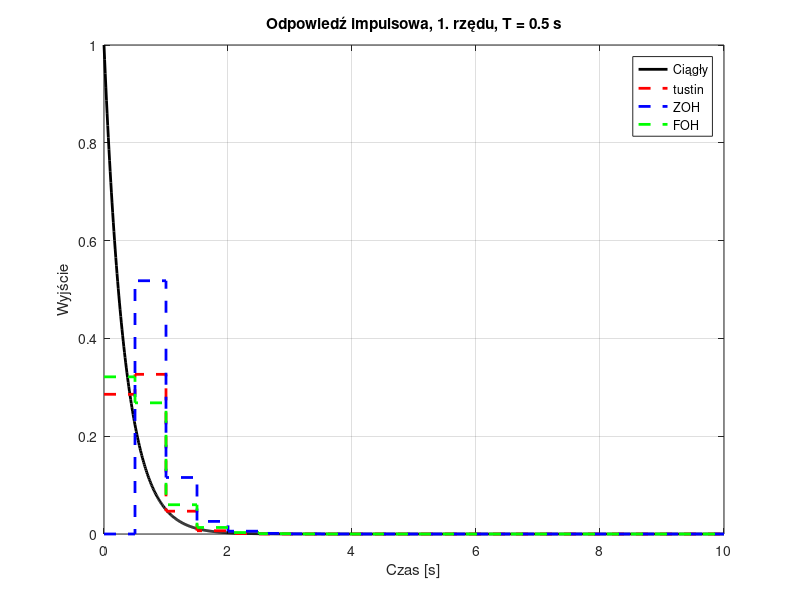
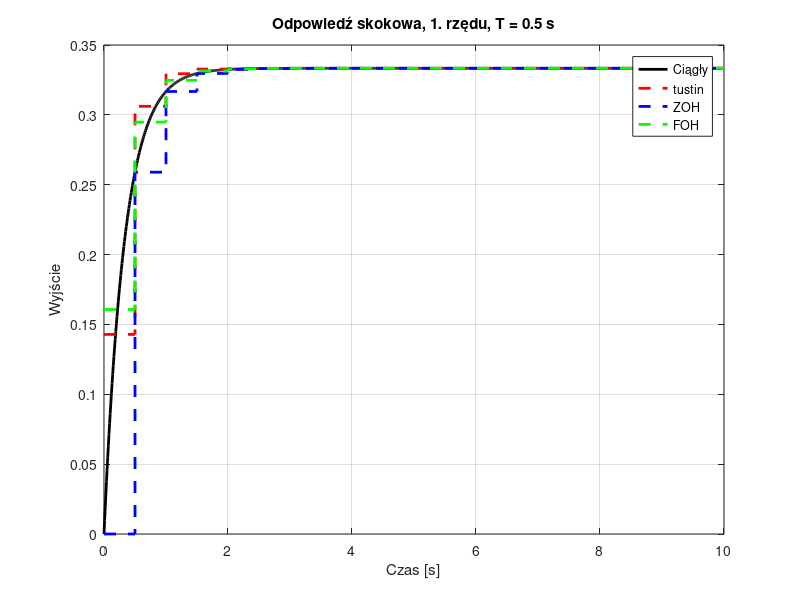
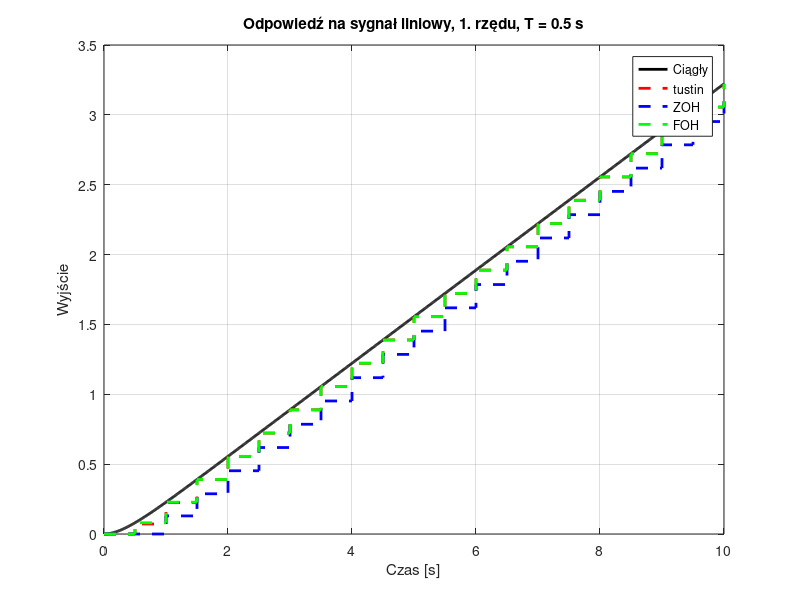
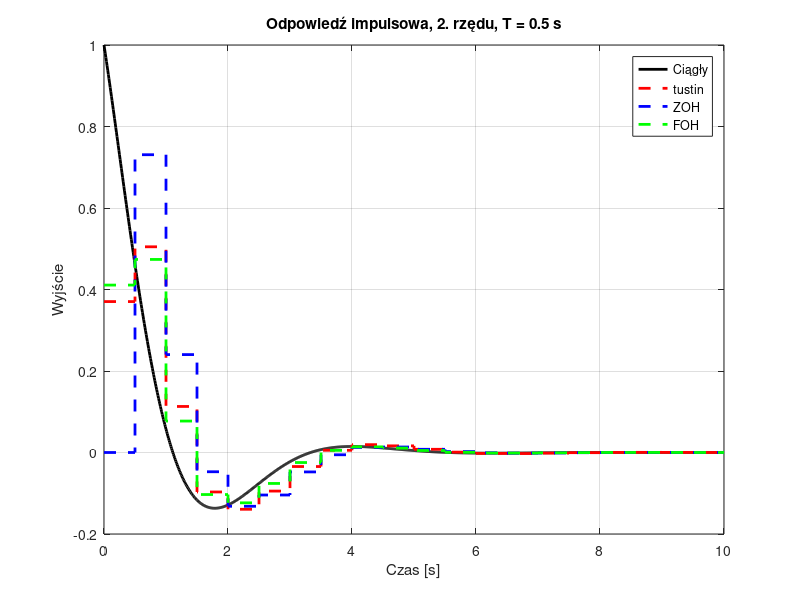

MATLAB code for these plots, in order:
% Prosta implementacja zadania 3: Dyskretyzacja układów 1, 2, 3 rzędu
clear all; close all; clc;

if ~exist('zad3', 'dir')
    mkdir('zad3');
end

% Parametry
Ts = 0.5; % Okres próbkowania
t_continuous = 0:0.01:10; % Czas ciągły
t_discrete = 0:Ts:10;     % Czas dyskretny

% Definicja układów
sys1 = tf(1, [1 3]);              % G1(s) = 1/(s + 3)
sys2 = tf([1 1], [1 2 3]);       % G2(s) = (s + 1)/(s^2 + 2s + 3)
sys3 = tf([1 2], [1 2 1 1]);     % G3(s) = (s + 2)/(s^3 + 2s^2 + s + 1)

systems = {sys1, sys2, sys3};
titles = {'1. rzędu', '2. rzędu', '3. rzędu'};

% Pętla po układach
for i = 1:length(systems)
    sys_continuous = systems{i};
    
    % Dyskretyzacja metodami odpowiedzi
    sys_impulse = c2d(sys_continuous, Ts, 'tustin'); % Odpowiednik tustin
    sys_zoh = c2d(sys_continuous, Ts, 'zoh');        % Odpowiednik skokowy (ZOH)
    sys_foh = c2d(sys_continuous, Ts, 'foh');        % Odpowiednik liniowo-narastający (FOH)
    
    % Odpowiedź impulsowa
    y_cont_impulse = impulse(sys_continuous, t_continuous);
    y_impulse = impulse(sys_impulse, t_discrete);
    y_zoh_impulse = impulse(sys_zoh, t_discrete);
    y_foh_impulse = impulse(sys_foh, t_discrete);
    
figure('Position', [100 100 800 400]);
plot(t_continuous, y_cont_impulse, 'k-', 'LineWidth', 2, 'DisplayName', 'Ciągły');
hold on;
stairs(t_discrete, y_impulse, 'r--', 'LineWidth', 2, 'DisplayName', 'tustin');
stairs(t_discrete, y_zoh_impulse, 'b--', 'LineWidth', 2, 'DisplayName', 'ZOH');
stairs(t_discrete, y_foh_impulse, 'g--', 'LineWidth', 2, 'DisplayName', 'FOH');
xlabel('Czas [s]');
ylabel('Wyjście');
title(['Odpowiedź impulsowa, ', titles{i}, ', T = 0.5 s']);
legend;
grid on;
hold off;
saveas(gcf, fullfile('zad3', ['Impulsowa_', titles{i}, '.png']), 'png');
    
    % Odpowiedź skokowa
    y_cont_step = step(sys_continuous, t_continuous);
    y_impulse_step = step(sys_impulse, t_discrete);
    y_zoh_step = step(sys_zoh, t_discrete);
    y_foh_step = step(sys_foh, t_discrete);
    
figure('Position', [100 100 800 400]);
plot(t_continuous, y_cont_step, 'k-', 'LineWidth', 2, 'DisplayName', 'Ciągły');
hold on;
stairs(t_discrete, y_impulse_step, 'r--', 'LineWidth', 2, 'DisplayName', 'tustin');
stairs(t_discrete, y_zoh_step, 'b--', 'LineWidth', 2, 'DisplayName', 'ZOH');
stairs(t_discrete, y_foh_step, 'g--', 'LineWidth', 2, 'DisplayName', 'FOH');
xlabel('Czas [s]');
ylabel('Wyjście');
title(['Odpowiedź skokowa, ', titles{i}, ', T = 0.5 s']);
legend;
grid on;
hold off;
saveas(gcf, fullfile('zad3', ['Skokowa_', titles{i}, '.png']), 'png');
    
    % Odpowiedź na sygnał liniowo-narastający
    u_ramp_cont = t_continuous; % Sygnał liniowy dla czasu ciągłego: u(t) = t
    u_ramp_disc = t_discrete;   % Sygnał liniowy dla czasu dyskretnego
    y_cont_ramp = lsim(sys_continuous, u_ramp_cont, t_continuous);
    y_impulse_ramp = lsim(sys_impulse, u_ramp_disc, t_discrete);
    y_zoh_ramp = lsim(sys_zoh, u_ramp_disc, t_discrete);
    y_foh_ramp = lsim(sys_foh, u_ramp_disc, t_discrete);
    
figure('Position', [100 100 800 400]);
plot(t_continuous, y_cont_ramp, 'k-', 'LineWidth', 2, 'DisplayName', 'Ciągły');
hold on;
stairs(t_discrete, y_impulse_ramp, 'r--', 'LineWidth', 2, 'DisplayName', 'tustin');
stairs(t_discrete, y_zoh_ramp, 'b--', 'LineWidth', 2, 'DisplayName', 'ZOH');
stairs(t_discrete, y_foh_ramp, 'g--', 'LineWidth', 2, 'DisplayName', 'FOH');
xlabel('Czas [s]');
ylabel('Wyjście');
title(['Odpowiedź na sygnał liniowy, ', titles{i}, ', T = 0.5 s']);
legend;
grid on;
hold off;
saveas(gcf, fullfile('zad3', ['Liniowa_', titles{i}, '.png']), 'png');
end

disp('Wykresy dla zadania 3 wygenerowane.');